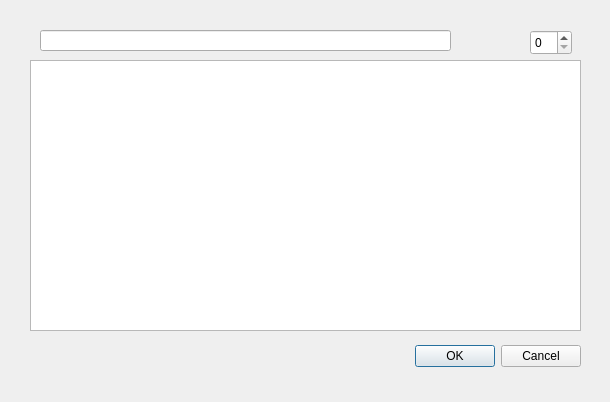
<?xml version="1.0" encoding="UTF-8"?>
<ui version="4.0">
 <class>Add</class>
 <widget class="QDialog" name="Add">
  <property name="geometry">
   <rect>
    <x>0</x>
    <y>0</y>
    <width>610</width>
    <height>402</height>
   </rect>
  </property>
  <property name="windowTitle">
   <string>Dialog</string>
  </property>
  <widget class="QDialogButtonBox" name="buttonBox">
   <property name="geometry">
    <rect>
     <x>410</x>
     <y>340</y>
     <width>171</width>
     <height>32</height>
    </rect>
   </property>
   <property name="orientation">
    <enum>Qt::Horizontal</enum>
   </property>
   <property name="standardButtons">
    <set>QDialogButtonBox::Cancel|QDialogButtonBox::Ok</set>
   </property>
  </widget>
  <widget class="QLineEdit" name="nameEdit">
   <property name="geometry">
    <rect>
     <x>40</x>
     <y>30</y>
     <width>411</width>
     <height>21</height>
    </rect>
   </property>
  </widget>
  <widget class="QSpinBox" name="spinBox">
   <property name="geometry">
    <rect>
     <x>530</x>
     <y>30</y>
     <width>42</width>
     <height>25</height>
    </rect>
   </property>
  </widget>
  <widget class="QTextEdit" name="commentEdit">
   <property name="geometry">
    <rect>
     <x>30</x>
     <y>60</y>
     <width>551</width>
     <height>271</height>
    </rect>
   </property>
  </widget>
 </widget>
 <resources/>
 <connections>
  <connection>
   <sender>buttonBox</sender>
   <signal>accepted()</signal>
   <receiver>Add</receiver>
   <slot>accept()</slot>
   <hints>
    <hint type="sourcelabel">
     <x>248</x>
     <y>254</y>
    </hint>
    <hint type="destinationlabel">
     <x>157</x>
     <y>274</y>
    </hint>
   </hints>
  </connection>
  <connection>
   <sender>buttonBox</sender>
   <signal>rejected()</signal>
   <receiver>Add</receiver>
   <slot>reject()</slot>
   <hints>
    <hint type="sourcelabel">
     <x>316</x>
     <y>260</y>
    </hint>
    <hint type="destinationlabel">
     <x>286</x>
     <y>274</y>
    </hint>
   </hints>
  </connection>
 </connections>
</ui>
